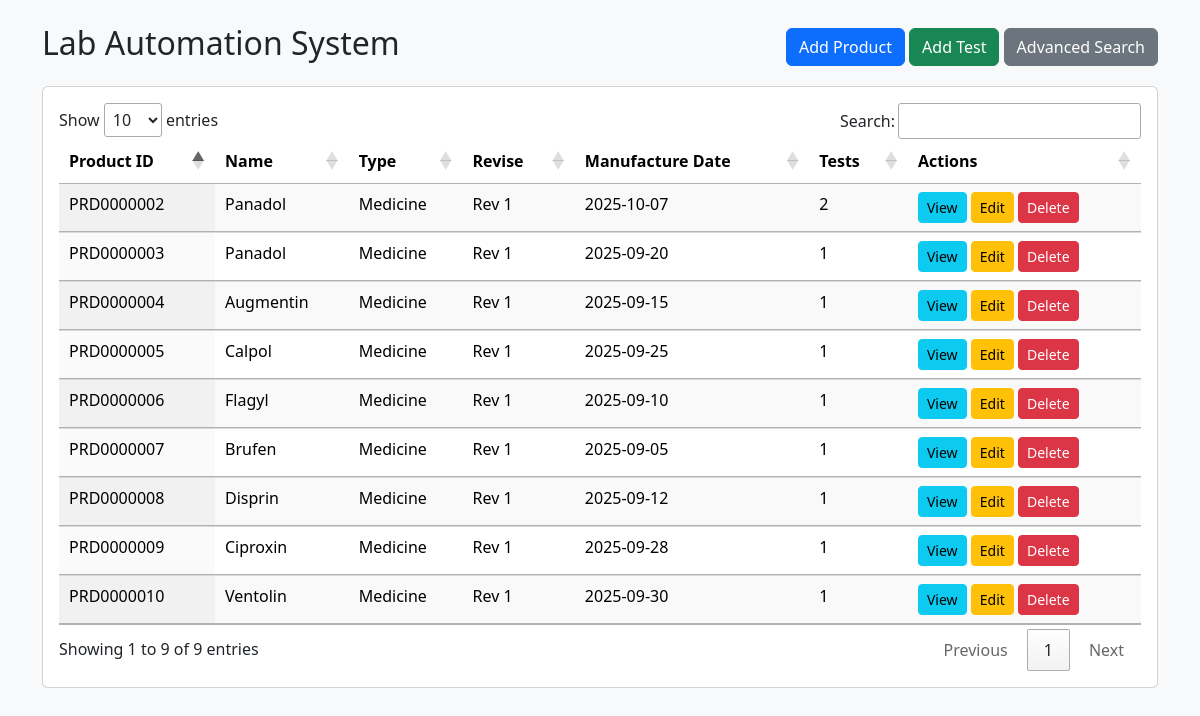
The page / on the database its author committed.
### tables this page shows
CREATE TABLE `products` (
  `id` int(11) NOT NULL,
  `product_id` varchar(20) NOT NULL,
  `name` varchar(255) NOT NULL,
  `product_type` varchar(100) DEFAULT NULL,
  `revise` varchar(50) DEFAULT NULL,
  `manufacture_date` date DEFAULT NULL,
  `remarks` text DEFAULT NULL,
  `created_at` timestamp NOT NULL DEFAULT current_timestamp()
);

### index.php (the view, shortened to what this page needs)
<?php
require 'config.php';
$stmt = $pdo->query('SELECT p.*, (SELECT COUNT(*) FROM tests t WHERE t.product_id = p.product_id) AS test_count FROM products p ORDER BY p.created_at DESC');
$products = $stmt->fetchAll();
?>
<!doctype html>
<html>
<head>
    <link href="https://cdn.jsdelivr.net/npm/bootstrap@5.3.2/dist/css/bootstrap.min.css" rel="stylesheet">
    <link rel="stylesheet" href="https://cdn.datatables.net/1.13.6/css/jquery.dataTables.min.css">
</head>
<body class="bg-light">
<div class="container py-4">
    <div class="d-flex justify-content-between align-items-center mb-3">
        <h2>Lab Automation System</h2>
        <div>
            <a href="add_product.php" class="btn btn-primary">Add Product</a>
            <a href="add_test.php" class="btn btn-success">Add Test</a>
            <a href="search.php" class="btn btn-secondary">Advanced Search</a>
        </div>
    </div>
    <div class="card">
        <div class="card-body">
            <table id="products" class="display table">
                <thead>
                    <tr>
                        <th>Product ID</th>
                        <th>Name</th>
                        <th>Type</th>
                        <th>Revise</th>
                        <th>Manufacture Date</th>
                        <th>Tests</th>
                        <th>Actions</th>
                    </tr>
                </thead>
                <tbody>
                <?php foreach($products as $p): ?>
                    <tr>
                        <td><?=htmlspecialchars($p['product_id'])?></td>
                        <td><?=htmlspecialchars($p['name'])?></td>
                        <td><?=htmlspecialchars($p['product_type'])?></td>
                        <td><?=htmlspecialchars($p['revise'])?></td>
                        <td><?=htmlspecialchars($p['manufacture_date'])?></td>
                        <td><?=intval($p['test_count'])?></td>
                        <td>
                            <a href="view_product.php?id=<?=urlencode($p['product_id'])?>" class="btn btn-sm btn-info">View</a>
                            <a href="edit_product.php?id=<?=urlencode($p['product_id'])?>" class="btn btn-sm btn-warning">Edit</a>
                            <a href="delete.php?type=product&id=<?=urlencode($p['product_id'])?>" class="btn btn-sm btn-danger" onclick="return confirm('Delete product and its tests?')">Delete</a>
                        </td>
                    </tr>
                <?php endforeach; ?>
                </tbody>
            </table>
        </div>
    </div>
</div>
</body>
</html>

### rows shown on the page
products: product "PRD0000003", name "Panadol", product_type "Medicine", revise "Rev 1", manufacture_date "2025-09-20", test_count "1"
products: product "PRD0000004", name "Augmentin", product_type "Medicine", revise "Rev 1", manufacture_date "2025-09-15", test_count "1"
products: product "PRD0000005", name "Calpol", product_type "Medicine", revise "Rev 1", manufacture_date "2025-09-25", test_count "1"
products: product "PRD0000006", name "Flagyl", product_type "Medicine", revise "Rev 1", manufacture_date "2025-09-10", test_count "1"
products: product "PRD0000007", name "Brufen", product_type "Medicine", revise "Rev 1", manufacture_date "2025-09-05", test_count "1"
products: product "PRD0000008", name "Disprin", product_type "Medicine", revise "Rev 1", manufacture_date "2025-09-12", test_count "1"
products: product "PRD0000009", name "Ciproxin", product_type "Medicine", revise "Rev 1", manufacture_date "2025-09-28", test_count "1"
products: product "PRD0000010", name "Ventolin", product_type "Medicine", revise "Rev 1", manufacture_date "2025-09-30", test_count "1"
products: product "PRD0000002", name "Panadol", product_type "Medicine", revise "Rev 1", manufacture_date "2025-10-07", test_count "2"
